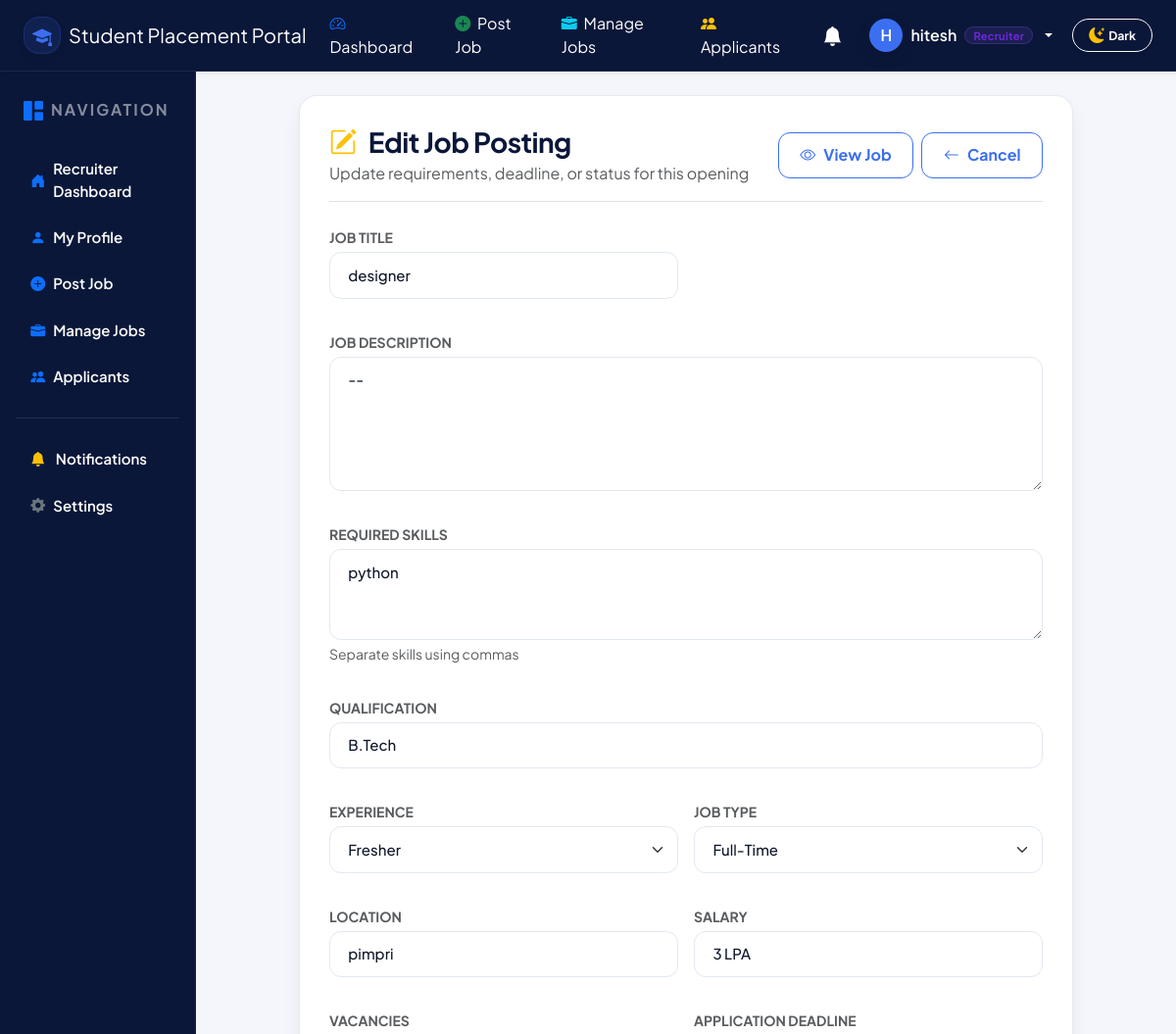
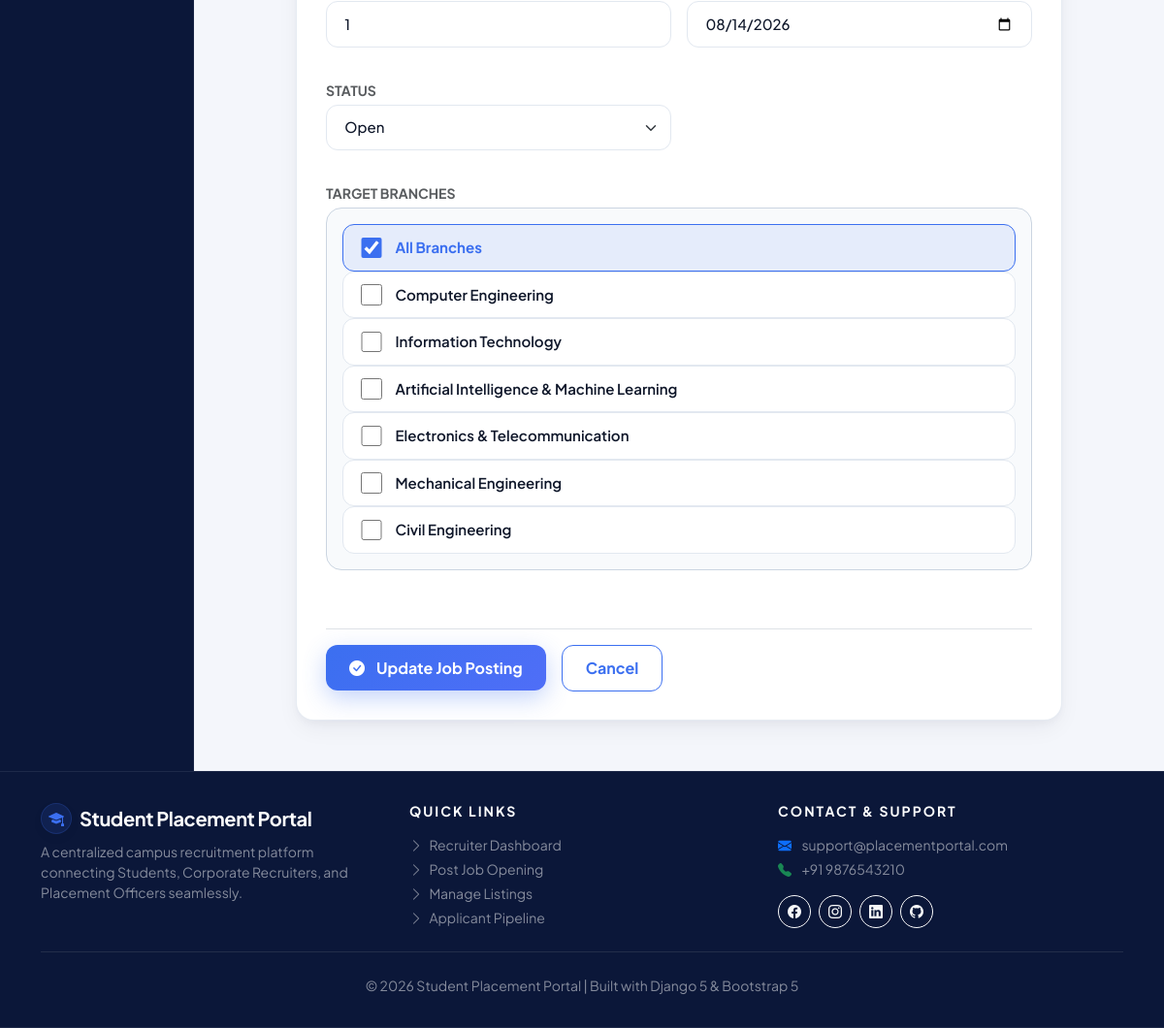
/jobs/4/edit/ (signed in), run on the app's committed database (2 pictures, top to bottom).
### accounts/models.py (models this page shows, shortened)
class User(AbstractUser):
    ROLE_CHOICES = (
        ('student', 'Student'),
        ('recruiter', 'Recruiter'),
        ('officer', 'Placement Officer'),
    )
    role = models.CharField(
        max_length=20,
        choices=ROLE_CHOICES
    )
    phone = models.CharField(
        max_length=15,
        blank=True,
        null=True
    )
    profile_picture = models.ImageField(
        upload_to='profile_pictures/',
        blank=True,
        null=True
    )
    is_verified = models.BooleanField(default=False)
    created_at = models.DateTimeField(auto_now_add=True)
    updated_at = models.DateTimeField(auto_now=True)

### jobs/models.py (models this page shows, shortened)
class Job(models.Model):
    JOB_TYPE_CHOICES = (
        ('Full-Time', 'Full-Time'),
        ('Part-Time', 'Part-Time'),
        ('Internship', 'Internship'),
        ('Contract', 'Contract'),
    )
    EXPERIENCE_CHOICES = (
        ('Fresher', 'Fresher'),
        ('0-1 Years', '0-1 Years'),
        ('1-3 Years', '1-3 Years'),
        ('3-5 Years', '3-5 Years'),
        ('5+ Years', '5+ Years'),
    )
    STATUS_CHOICES = (
        ('Open', 'Open'),
        ('Closed', 'Closed'),
    )
    company = models.ForeignKey(
        Company,
        on_delete=models.CASCADE,
        related_name='jobs'
    )
    recruiter = models.ForeignKey(
        settings.AUTH_USER_MODEL,
        on_delete=models.CASCADE,
        related_name='posted_jobs'
    )
    job_title = models.CharField(max_length=150)
    job_description = models.TextField()
    required_skills = models.TextField(
        help_text="Separate skills using commas"
    )
    qualification = models.CharField(max_length=150)
    experience = models.CharField(
        max_length=20,
        choices=EXPERIENCE_CHOICES,
        default='Fresher'
    )
    job_type = models.CharField(
        max_length=20,
        choices=JOB_TYPE_CHOICES
    )
    location = models.CharField(max_length=150)
    salary = models.CharField(max_length=100)
    vacancies = models.PositiveIntegerField(default=1)
    application_deadline = models.DateField()
    target_branches = models.CharField(
        max_length=255,
        default='ALL',
        help_text="Target branches for job posting (e.g. CO,IT,AIML or ALL)"
    )
    status = models.CharField(
        max_length=10,
        choices=STATUS_CHOICES,
        default='Open'
    )
    created_at = models.DateTimeField(auto_now_add=True)
    updated_at = models.DateTimeField(auto_now=True)
    class Meta:
        ordering = ['-created_at']
    def get_target_branches_list(self):
        if not self.target_branches or self.target_branches == 'ALL':
            return ['ALL']
        return [b.strip() for b in self.target_branches.split(',') if b.strip()]

### jobs/views.py (the view)
@login_required
def edit_job(request, job_id):
    recruiter = get_object_or_404(
        RecruiterProfile,
        user=request.user
    )
    job = get_object_or_404(
        Job,
        id=job_id,
        company=recruiter.company
    )
    if request.method == "POST":
        form = JobForm(
            request.POST,
            instance=job
        )
        if form.is_valid():
            form.save()
            messages.success(
                request,
                "Job updated successfully."
            )
            return redirect("jobs:manage_jobs")
    else:
        form = JobForm(instance=job)
    return render(
        request,
        "jobs/edit_job.html",
        {
            "form": form,
            "job": job
        }
    )

### jobs/templates/jobs/edit_job.html (shortened to what this page needs)
{% extends 'base.html' %}
{% block content %}
<div class="row justify-content-center">
    <div class="col-lg-10">
        <div class="spp-card">
            <div class="d-flex align-items-center justify-content-between flex-wrap gap-2 pb-3 mb-4 border-bottom">
                <div>
                    <h3 class="fw-bold mb-1" style="color: var(--spp-navy);"><i class="bi bi-pencil-square text-warning me-2"></i> Edit Job Posting</h3>
                    <p class="text-muted mb-0">Update requirements, deadline, or status for this opening</p>
                </div>
                <div class="d-flex gap-2">
                    <a href="{% url 'jobs:job_detail' job.id %}" class="btn-spp-outline">
                        <i class="bi bi-eye"></i> View Job
                    </a>
                    <a href="{% url 'jobs:manage_jobs' %}" class="btn-spp-outline">
                        <i class="bi bi-arrow-left"></i> Cancel
                    </a>
                </div>
            </div>
            <form method="POST">
                <div class="row g-3">
                    {% for field in form %}
                        {% if field.name == 'target_branches_list' %}
                            <div class="col-12 mb-3">
                                <label class="form-label fw-bold small text-muted text-uppercase mb-1">{{ field.label }}</label>
                                <div class="spp-checkbox-wrapper p-3 rounded-3 border bg-light">
                                    {{ field }}
                                </div>
                            </div>
                        {% elif field.name == 'job_description' or field.name == 'required_skills' or field.name == 'qualification' %}
                            <div class="col-12 mb-3">
                                <label class="form-label fw-bold small text-muted text-uppercase mb-1">{{ field.label }}</label>
                                {{ field }}
                                {% if field.help_text %}<div class="form-text small">{{ field.help_text }}</div>{% endif %}
                            </div>
                        {% else %}
                            <div class="col-md-6 mb-3">
                                <label class="form-label fw-bold small text-muted text-uppercase mb-1">{{ field.label }}</label>
                                {{ field }}
                            </div>
                        {% endif %}
                    {% endfor %}
                </div>
                <div class="d-flex align-items-center gap-3 mt-4 pt-3 border-top">
                    <button type="submit" class="btn-spp-primary px-4 py-2.5">
                        <i class="bi bi-check-circle-fill me-1"></i> Update Job Posting
                    </button>
                    <a href="{% url 'jobs:manage_jobs' %}" class="btn-spp-outline px-4 py-2.5">
                        Cancel
                    </a>
                </div>
            </form>
        </div>
    </div>
</div>
{% endblock %}

### templates/includes/navbar.html (shortened to what this page needs)
<nav class="navbar navbar-expand-lg navbar-dark shadow-sm sticky-top py-2.5" style="background-color: #0B1739 !important; border-bottom: 1px solid rgba(255,255,255,0.08); z-index: 1030;">
    <div class="container-fluid px-3 px-lg-4">
        <a class="navbar-brand d-flex align-items-center gap-2 fw-extrabold" href="/">
            <div class="spp-stat-icon blue p-0" style="width: 38px; height: 38px; font-size: 1.25rem;">
                <i class="bi bi-mortarboard-fill"></i>
            </div>
            <span class="fs-5 tracking-tight text-white">Student Placement Portal</span>
        </a>
        <div class="collapse navbar-collapse" id="navbarContent">
            <ul class="navbar-nav ms-auto align-items-lg-center gap-2 mt-2 mt-lg-0">
                {% if user.is_authenticated and user.role == 'recruiter' %}
                    <li class="nav-item">
                        <a class="nav-link text-white px-2 py-1" href="/recruiter/dashboard/">
                            <i class="bi bi-speedometer2 me-1 text-primary"></i> Dashboard
                        </a>
                    </li>
                    <li class="nav-item">
                        <a class="nav-link text-white px-2 py-1" href="/jobs/add/">
                            <i class="bi bi-plus-circle-fill me-1 text-success"></i> Post Job
                        </a>
                    </li>
                    <li class="nav-item">
                        <a class="nav-link text-white px-2 py-1" href="/jobs/manage/">
                            <i class="bi bi-briefcase-fill me-1 text-info"></i> Manage Jobs
                        </a>
                    </li>
                    <li class="nav-item">
                        <a class="nav-link text-white px-2 py-1" href="{% url 'applications:recruiter_applications' %}">
                            <i class="bi bi-people-fill me-1 text-warning"></i> Applicants
                        </a>
                    </li>
                {% endif %}
                {% if user.is_authenticated %}
                    <li class="nav-item me-1">
                        <a class="nav-link text-white position-relative px-2 py-1" href="{% url 'accounts:notifications' %}" title="Notifications">
                            <i class="bi bi-bell-fill fs-5"></i>
                        </a>
                    </li>
                    <li class="nav-item dropdown">
                        <a class="nav-link dropdown-toggle text-white d-flex align-items-center gap-2 fw-semibold px-2 py-1" href="#" role="button" data-bs-toggle="dropdown">
                            <div class="spp-avatar border-0" style="width: 34px; height: 34px; font-size: 1rem; background: var(--spp-blue); color: #ffffff;">
                                {{ user.username|slice:":1"|upper }}
                            </div>
                            <span class="text-white">{{ user.username }}</span>
                            {% if user.role == 'student' %}
                                <span class="spp-pill blue py-0 px-2" style="font-size: 0.7rem;">Student</span>
                            {% elif user.role == 'recruiter' %}
                                <span class="spp-pill purple py-0 px-2" style="font-size: 0.7rem;">Recruiter</span>
                            {% elif user.role == 'officer' %}
                                <span class="spp-pill orange py-0 px-2" style="font-size: 0.7rem;">TPO Officer</span>
                            {% endif %}
                        </a>
                    </li>
                {% endif %}
                <li class="nav-item ms-lg-1">
                    <button class="btn btn-sm btn-outline-light rounded-pill px-3 py-1.5 d-inline-flex align-items-center justify-content-center gap-1.5 shadow-sm" id="themeToggleBtn" title="Toggle Dark/Light Theme" type="button" style="cursor: pointer;">
                        <i class="bi bi-moon-stars-fill text-warning fs-6" id="themeToggleIcon"></i>
                        <span id="themeToggleLabel" class="small fw-bold text-white ms-1">Dark</span>
                    </button>
                </li>
            </ul>
        </div>
    </div>
</nav>

### data on the page
User: username "H", username "hitesh"
Job: form "designer" "Fresher" "Full-Time" "pimpri" "3 LPA" "1" "08/14/2026" "Open", form "--" "python" "B.Tech"

### other printed values
{{ field.label }} "JOB TITLE" "EXPERIENCE" "JOB TYPE" "LOCATION" "SALARY" "VACANCIES" "APPLICATION DEADLINE" "STATUS"
{{ field.label }} "JOB DESCRIPTION" "REQUIRED SKILLS" "QUALIFICATION"
{{ field.help_text }} "Separate skills using commas"
{{ field.label }} "TARGET BRANCHES"
